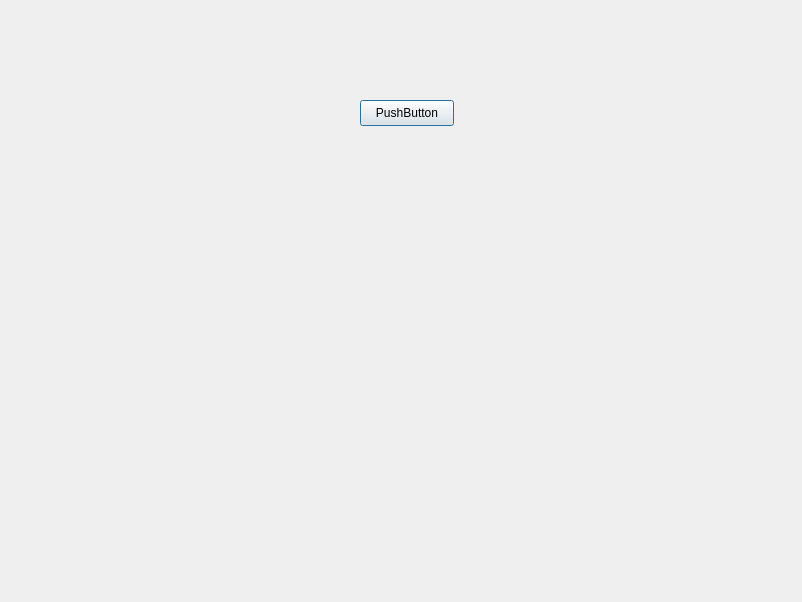
<?xml version="1.0" encoding="UTF-8"?>
<ui version="4.0">
 <class>Dialog</class>
 <widget class="QDialog" name="Dialog">
  <property name="windowModality">
   <enum>Qt::NonModal</enum>
  </property>
  <property name="geometry">
   <rect>
    <x>0</x>
    <y>0</y>
    <width>802</width>
    <height>602</height>
   </rect>
  </property>
  <property name="windowTitle">
   <string>Dialog</string>
  </property>
  <property name="modal">
   <bool>true</bool>
  </property>
  <widget class="QPushButton" name="pushButton">
   <property name="geometry">
    <rect>
     <x>360</x>
     <y>100</y>
     <width>94</width>
     <height>26</height>
    </rect>
   </property>
   <property name="text">
    <string>PushButton</string>
   </property>
  </widget>
 </widget>
 <resources/>
 <connections/>
</ui>
